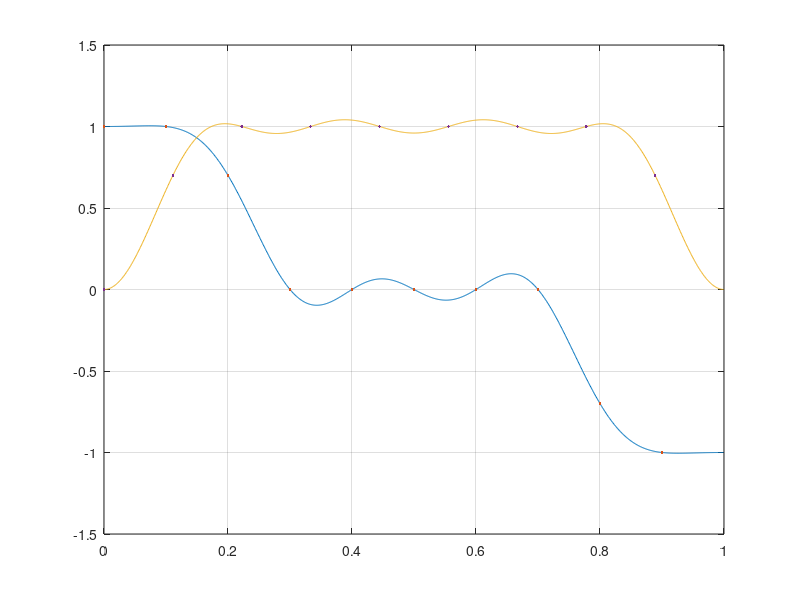

Reproduce this figure in MATLAB.
%%
clear
j = (-1)^(1/2);

%%
N1 = 10;
k1 = 0:N1-1;
M1 = (N1-1)/2;
W = exp(j*2*pi/N1);
Ak1 = [1 1 0.7 0 zeros(1, 3) 0 -0.7 -1];
h1 = real(ifft(Ak1.*W.^(-M1*k1)));

N2 = 49;
k2 = 0:N2-1;
M2 = (N2-1)/2;
W = exp(j*2*pi/N2);
Ak2 = [1 0.9 0.05 zeros(1, 44) 0.05 0.9];
h2 = real(ifft(Ak2.*W.^(-M2*k2)));

N5 = 9;
k5 = 0:N5-1;
M5 = (N5-1)/2;
W = exp(j*2*pi/N5);
Ak5 = [0 0.7 ones(1, 6) 0.7];
h5 = real(ifft(Ak5.*W.^(-M5*k5)));


%% plot A(w)
L = 2^10;
WL = exp(j*2*pi/L);
kL = 0:L-1;
w = kL.*2*pi/L;

hold on
grid on
box on

H = fft(h1,L);
A1 = real(H.*WL.^(M1*kL));
plot(w/2/pi, A1)
plot(k1/N1, Ak1, '.')

% H = fft(h2,L);
% A2 = real(H.*WL.^(M2*kL));
% plot(w/2/pi, A2)
% plot(k2/N2, Ak2, '.')

H = fft(h5,L);
A5 = real(H.*WL.^(M5*kL));
plot(w/2/pi, A5)
plot(k5/N5, Ak5, '.')
% xlim([0, 0.1])
% ylim([0.995, 1.005])